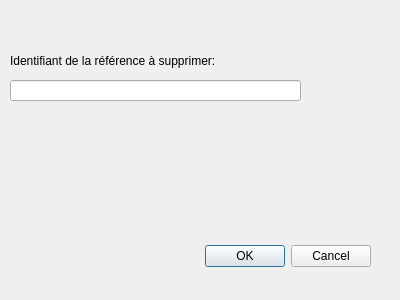
<?xml version="1.0" encoding="UTF-8"?>
<ui version="4.0">
 <class>Supprimer_Interface</class>
 <widget class="QDialog" name="Supprimer_Interface">
  <property name="geometry">
   <rect>
    <x>0</x>
    <y>0</y>
    <width>400</width>
    <height>300</height>
   </rect>
  </property>
  <property name="windowTitle">
   <string>Supprimer_Interface</string>
  </property>
  <widget class="QDialogButtonBox" name="buttonBox">
   <property name="geometry">
    <rect>
     <x>30</x>
     <y>240</y>
     <width>341</width>
     <height>32</height>
    </rect>
   </property>
   <property name="orientation">
    <enum>Qt::Horizontal</enum>
   </property>
   <property name="standardButtons">
    <set>QDialogButtonBox::Cancel|QDialogButtonBox::Ok</set>
   </property>
  </widget>
  <widget class="QLabel" name="label">
   <property name="geometry">
    <rect>
     <x>10</x>
     <y>40</y>
     <width>241</width>
     <height>41</height>
    </rect>
   </property>
   <property name="text">
    <string>Identifiant de la référence à supprimer:</string>
   </property>
  </widget>
  <widget class="QLineEdit" name="id_ref">
   <property name="geometry">
    <rect>
     <x>10</x>
     <y>80</y>
     <width>291</width>
     <height>21</height>
    </rect>
   </property>
  </widget>
 </widget>
 <resources/>
 <connections>
  <connection>
   <sender>buttonBox</sender>
   <signal>accepted()</signal>
   <receiver>Supprimer_Interface</receiver>
   <slot>dialogConfirmation()</slot>
   <hints>
    <hint type="sourcelabel">
     <x>248</x>
     <y>254</y>
    </hint>
    <hint type="destinationlabel">
     <x>157</x>
     <y>274</y>
    </hint>
   </hints>
  </connection>
  <connection>
   <sender>buttonBox</sender>
   <signal>rejected()</signal>
   <receiver>Supprimer_Interface</receiver>
   <slot>reject()</slot>
   <hints>
    <hint type="sourcelabel">
     <x>316</x>
     <y>260</y>
    </hint>
    <hint type="destinationlabel">
     <x>286</x>
     <y>274</y>
    </hint>
   </hints>
  </connection>
 </connections>
 <slots>
  <slot>dialogConfirmation()</slot>
 </slots>
</ui>
